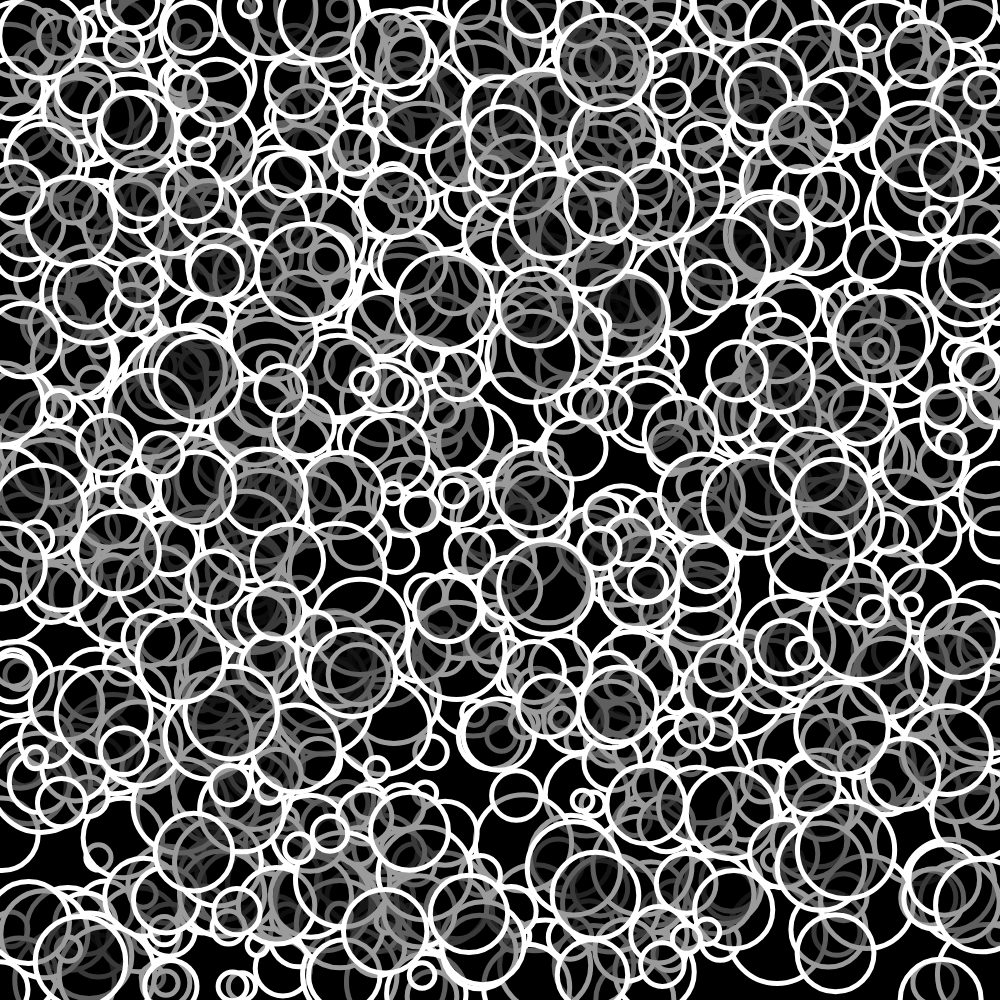
Frame 1 (no input)
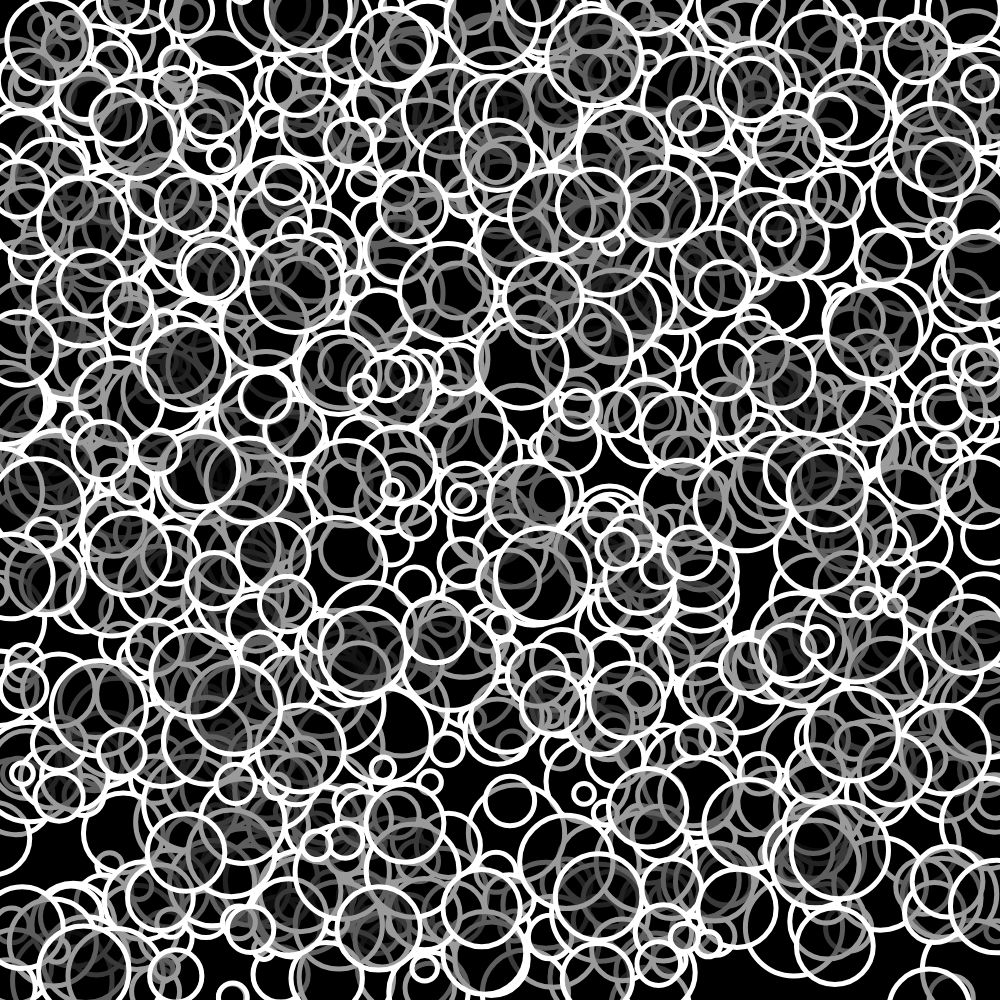
Frame 60 (no input)
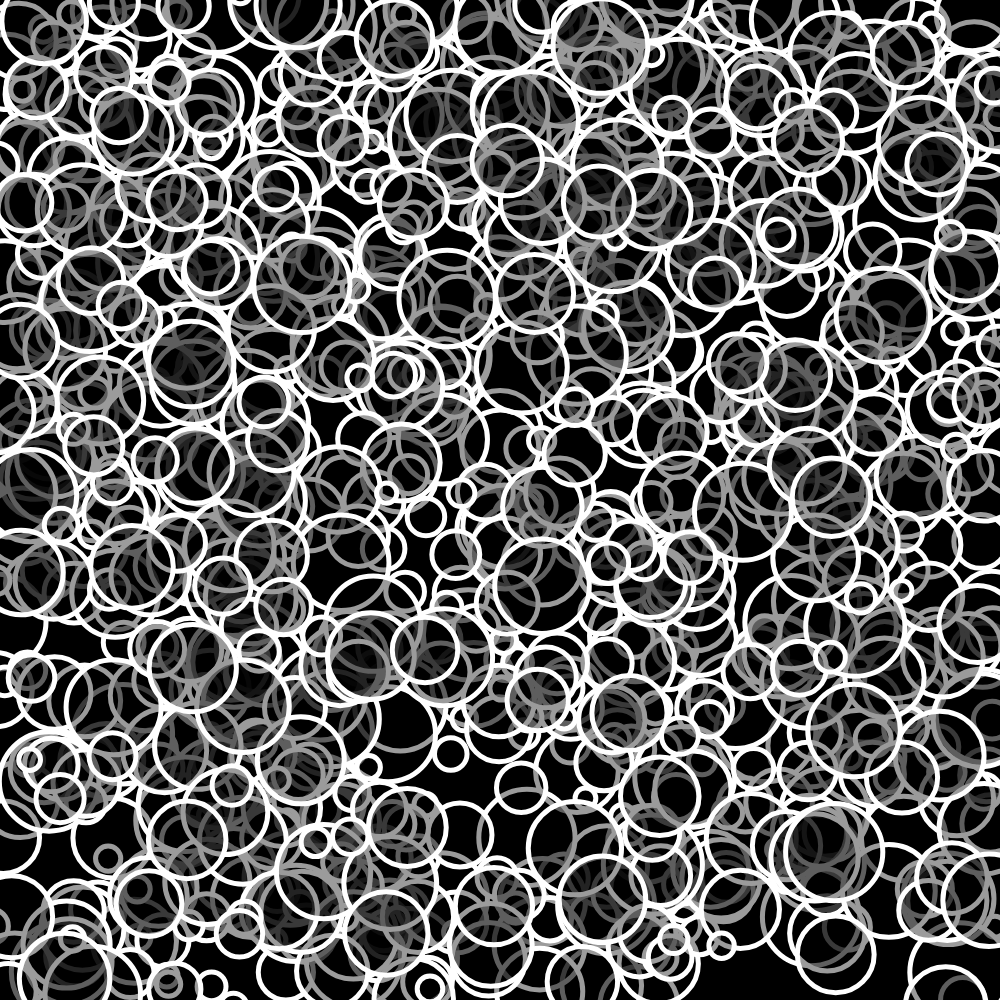
Frame 120 (the mouse pressed at the canvas centre since frame 60)

The p5.js sketch that drew these frames (run headless with seeded random() and noise() and a simulated clock; from frame 60 on, the mouse is pressed at the canvas centre):

// p5.js sketch
// ── sketch.js
let bubbles = [];
let slider;
// let unicorn;

function setup() {
  createCanvas(1000, 1000);
  for (let i = 0; i < 1000; i++){
  let x = random(width);
  let y = random(height);
  let r = random(10,50);
  bubbles[i] = new Bubble(x,y,r);
  }
//   unicorn = new Bubble(400,200,10);
}

function draw() {
  background(0);
 
  
  
  

  
  
//   unicorn.x = mouseX;
//   unicorn.y = mouseY;
//   unicorn.show();
//   unicorn.move();
  
  for (b of bubbles ){
    b.show();
    b.move();
  //   let overlapping = false;
  //   for(other of bubbles){
  //     if (b !== other && b.intersects(other)){
  //       overlapping = true;
  //   }
  // }
  //   if (overlapping) {
  //     b.changeColour(255);
  //   }else{
  //     b.changeColour(0);
  //   }
}
}
class Bubble{
  constructor(x,y,r){
    this.x = x;
    this.y = y;
    this.r = r;
    this.brightness = 0;
  }

  
  intersects(other){
    let d = dist(this.x, this.y, other.x, other.y);
    return (d < this.r +other.r);
  }

  
  
  
  
  
  changeColour(bright){
    this.brightness = bright;
  }

  
  contains(px,py){
    let d = dist(px, py, this.x, this.y);
    if(d < this.r) {
      return true;
    }else{
      return false
  }
}
    
  
move(){
  this.x = this.x + random(-2,2);
  this.y = this.y + random(-2,2);
  }
show(){
  stroke(255);
  strokeWeight(5); 
  fill(this.brightness,100);
  ellipse(this.x,this.y,this.r*2); 
  }
}
